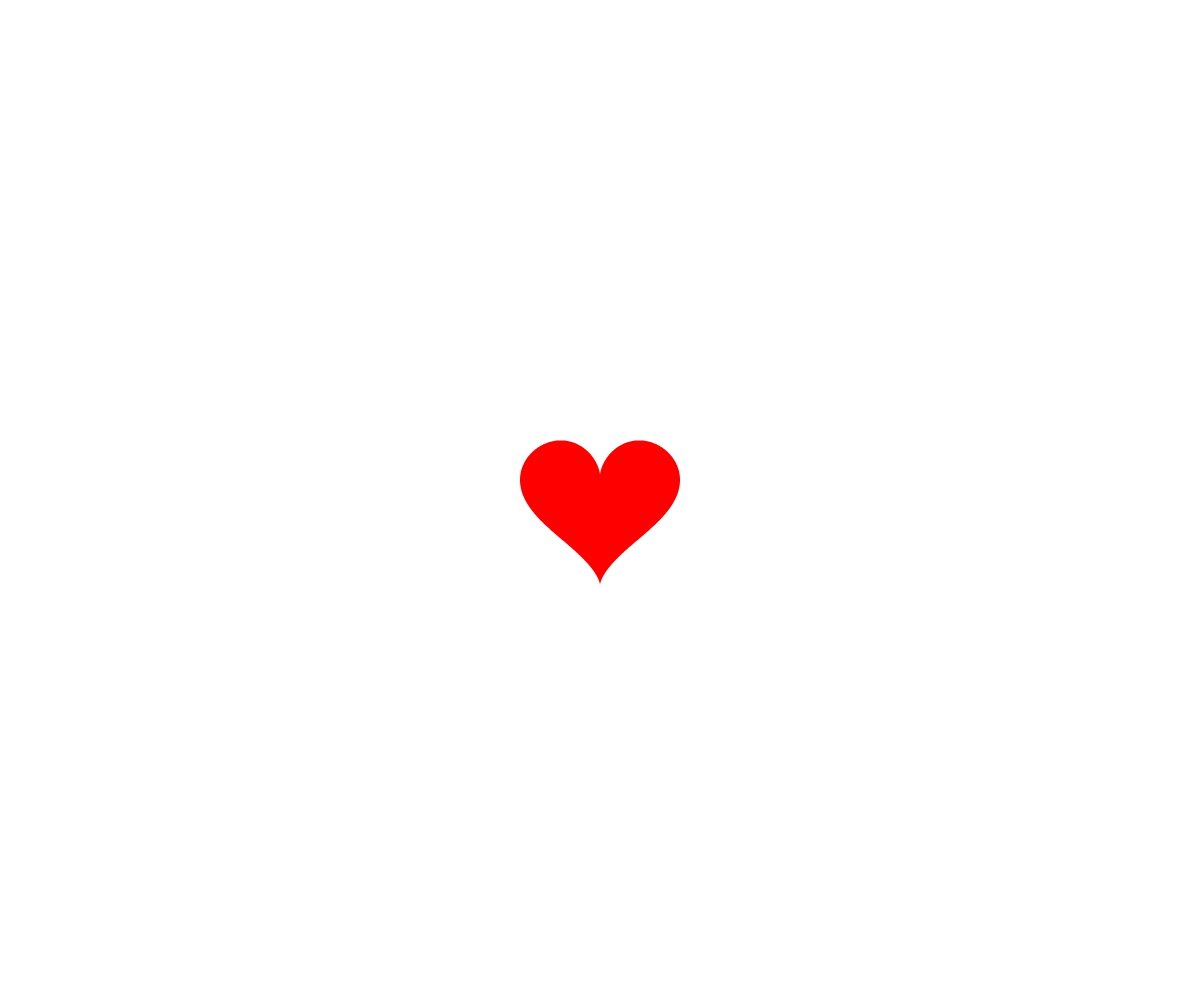
Frame 1 (no input)
Frame 60 (no input): identical to frame 1, image omitted
Frame 120 (the mouse pressed at the canvas centre since frame 60): identical to frame 1, image omitted

The p5.js sketch that drew this single still picture (run headless with seeded random() and noise() and a simulated clock; from frame 60 on, the mouse is pressed at the canvas centre):

// p5.js sketch
// ── sketch.js
let vertices = [];
let initVertices = [];
let r = 5;  // Adjust the scale factor as needed

function setup() {
    // Create a fullscreen canvas
    createCanvas(windowWidth, windowHeight);
    let precision = 1000;
    let index = 0;
    while (index < precision) {
        let t = TWO_PI * index / precision;
        let x = r * 16 * pow(sin(t), 3);
        let y = 13 * cos(t) - 5 * cos(2*t) - 2 * cos(3*t) - cos(4 * t);
        y *= -r;
        vertices.push({
            x: x,
            y: y
        });
        index += 1;
    }
    for (i = 0; i < vertices.length; i++) {
        initVertices[i] = {
            x: vertices[i].x,
            y: vertices[i].y
        };
    }
}

function draw() {
    // Set the background color
    background(255);

    // Calculate the center of the canvas
    let centerX = width / 2;
    let centerY = height / 2;

    // Translate to the center of the canvas
    translate(centerX, centerY);

    for (let i = 0; i < vertices.length; i++) {
        let initX = initVertices[i].x;
        let initY = initVertices[i].y;
        let dx = initX - vertices[i].x;
        let dy = initY - vertices[i].y;
        let dist = sqrt(dx * dx + dy * dy);
    
        let steepness = 0.05;
        let midpoint = sqrt(windowHeight * windowHeight + windowWidth * windowWidth) / 4;
        let value = 1 - (1 / (1 + Math.exp(-steepness * (dist - midpoint))));
    
        vertices[i].x += 0.05 * value * dx;
        vertices[i].y += 0.05 * value * dy;
    }

    // Draw the heart shape
    noStroke();
    fill(255, 0, 0);
    beginShape();
    for (let v of vertices) {
        vertex(v.x, v.y);
    }
    endShape(CLOSE);
}

function mouseDragged() {
    let maxDistance = sqrt(windowHeight * windowHeight + windowWidth * windowWidth) / 4;
    for (let v of vertices) {
        // Calculate the distance between the mouse and the vertex
        let distX = mouseX - (v.x + width / 2);
        let distY = mouseY - (v.y + height / 2);
        let distance = sqrt(distX * distX + distY * distY);

        // Calculate the attenuation factor
        let attenuationFactor = -log(0.02) / maxDistance;
        let value = 0.9 * exp(-attenuationFactor * distance);
        
        // Calculate the change in mouse position
        let dx = mouseX - pmouseX;
        let dy = mouseY - pmouseY;
        
        // Apply the attenuation factor to the vertices
        v.x += value * dx;
        v.y += value * dy;
    }
}


// This function is called whenever the window is resized
function windowResized() {
    // Resize the canvas to the new window dimensions
    resizeCanvas(windowWidth, windowHeight);
}

// ── noiseloop.js
class NoiseLoop {
    constructor(diameter, min, max) {
      this.diameter = diameter;
      this.min = min;
      this.max = max;
      this.cx = random(1000);
      this.cy = random(1000);
    }
  
    value(a) {
      let xoff = map(cos(a), -1, 1, this.cx, this.cx + this.diameter);
      let yoff = map(sin(a), -1, 1, this.cy, this.cy + this.diameter);
      let r = noise(xoff, yoff);
      return map(r, 0, 1, this.min, this.max);
    }
  }
// ── particle.js
class Particle {
    constructor() {
      //this.xNoise = new NoiseLoop(0.1, -width, width * 2);
      //this.yNoise = new NoiseLoop(0.1, -height, height * 2);
      this.x = random(0, width);
      this.y = random(0, height);
      this.dirNoise = new NoiseLoop(0.1, 0, 360);
      this.dNoise = new NoiseLoop(0.5, 10, 120);
      this.rNoise = new NoiseLoop(1, 240, 255);
      this.bNoise = new NoiseLoop(1, 150, 200);
      this.orange = true;
      this.a = 0;
    }
  
    render(a) {
        this.a = a;
        noStroke();
        let dirAngle = radians(this.dirNoise.value(a));
        let dir = p5.Vector.fromAngle(dirAngle);

        //console.log(`Angle: ${degrees(dirAngle)}, Vector: (${dir.x}, ${dir.y})`);
        let dx = mouseX - this.x;
        let dy = mouseY - this.y;
        let factor = getPointFactor3(this.x, this.y, 50);
        //console.log(factor);
        //factor = 0;
        this.x += dir.x + 0.1*factor*dx;
        this.y += dir.y + 0.1*factor*dy;
        
        let d = this.dNoise.value(a);
        let r = this.rNoise.value(a);
        let b = this.bNoise.value(a);
        fill(r, b, 100, 200);
    
        // Check if the ellipse is going off the screen and wrap it around
        if (this.x - d / 2 < 0) {
            this.drawParticle(this.x + width, this.y, d);
        } else if (this.x + d / 2 > width) {
            this.drawParticle(this.x - width, this.y, d);
        }
    
        if (this.y - d / 2 < 0) {
            this.drawParticle(this.x, this.y + height, d);
        } else if (this.y + d / 2 > height) {
            this.drawParticle(this.x, this.y - height, d);
        }
    
        // Draw the main ellipse
        this.drawParticle(this.x, this.y, d);
    
        // Wrap the coordinates if the center goes off the screen
        if (this.x < 0) {
            this.x = width;
        } else if (this.x > width) {
            this.x = 0;
        }
    
        if (this.y < 0) {
            this.y = height;
        } else if (this.y > height) {
            this.y = 0;
        }
    }

    drawParticle(x, y, size) {
        if (this.orange) {
            this.drawOrange(x, y, size);
        }
    }
    

    drawOrange(x, y, size) {
        let r = this.rNoise.value(this.a);
        let b = this.bNoise.value(this.a);
        fill(r, b, 100, 200);
        ellipse(x, y, size, size); // Draw the orange as a circle
    }
  }
